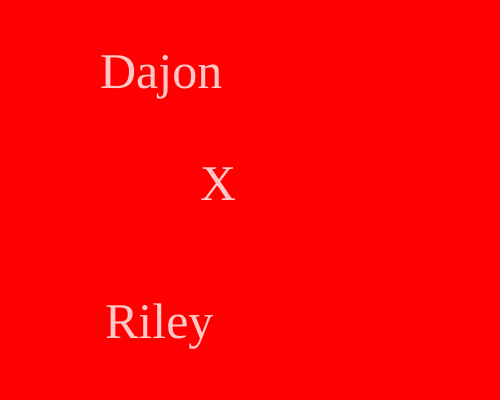
Frame 1 (no input)
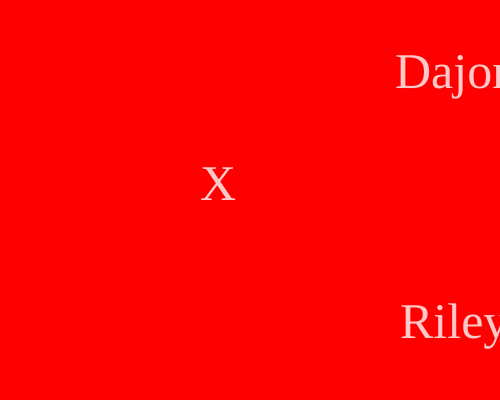
Frame 60 (no input)
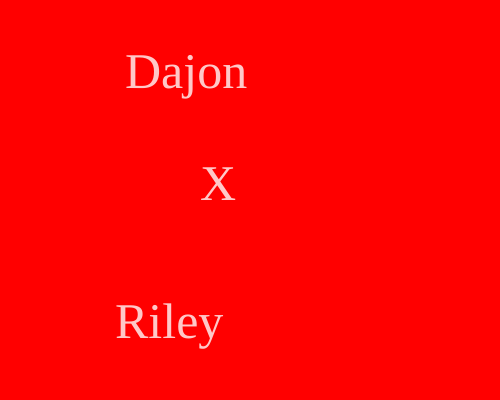
Frame 120 (the mouse pressed at the canvas centre since frame 60)

The p5.js sketch that drew these frames (run headless with seeded random() and noise() and a simulated clock; from frame 60 on, the mouse is pressed at the canvas centre):

// p5.js sketch
// ── sketch.js
function setup() {
    createCanvas(500, 400);
}


var x = 100;
var speed = 5;
function draw() {
    background("Red");
    fill(300, 200);
    textSize(50);
    textFont("Comic Sans MS");
	text("Dajon", x, 50, 50);
    x += speed;
    text("X",  200, 200);
    
    
    text("Riley", x, 300, 300);
	if (x > width || x < 0) {
		speed *= -2;
	}
}
// ── main.css
html{
    
    background-color:black
        
        }

h1{
    
    color:red
}

p{
    
    color:red
}
